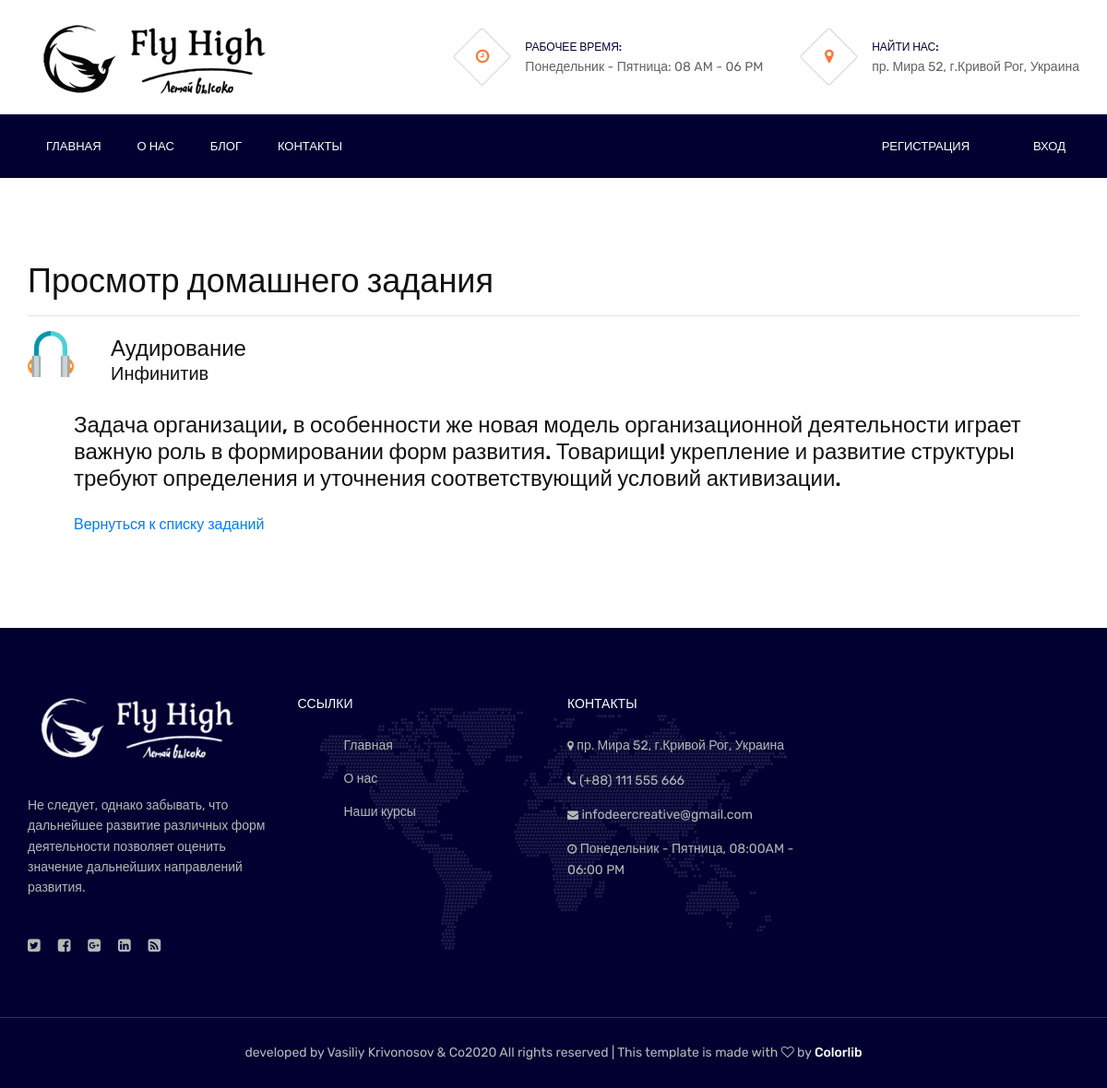
The app's page /educational_materials/details/10 with its own data.
### educational_materials/models.py (models this page shows)
class Homework(models.Model):
    published = models.DateTimeField(null=False, default=strftime('%Y-%m-%d %H:%M'))
    title = models.CharField(max_length=100,  null=False)
    about = models.CharField(max_length=150,  null=False)
    content = models.TextField(max_length=512,  null=False)
    image = models.FileField(null=False, upload_to='upload/img')
    file = models.FileField(null=False, upload_to='upload/FilesHW')
    source = models.URLField(null=True)

### educational_materials/views.py (the view)
# urls.py: re_path(r'^details/(?P<homework_id>[0-9]+)$', details),
def details(request, homework_id):
    data = dict()
    data['title'] = 'Просмотр домашнего задания'
    data['work'] = Homework.objects.get(id=homework_id)
    return render(request, 'educational_materials/details.html', context=data)

### templates/educational_materials/details.html (shortened to what this page needs)
{% extends 'layouts/base.html' %}
{% load static %}
{% block content %}
<div id="content" class="container" style="padding-top: 60px;padding-bottom: 100px;">
    <h2>{{ title }}</h2>
    <hr>
    <div class="text-left">
        <img src="/media/{{ work.image }}" class="img" width="50px" align="left" style= "margin-right: 40px;">
        <h4 style="padding-top: 5px;">{{ work.title }}</h4>
        <h5>{{ work.about }}</h5>
        <h4 class="text-left" style="padding-top: 30px; padding-left: 50px;">{{ work.content }}</h4>
        <br>
        <a style=" padding-left: 50px;" href="/educational_materials">Вернуться к списку заданий </a>
    </div>
</div>
{% endblock content %}

### static/css/base.css (style rules this page uses)
body { padding-top: 3.53px; }
#content { margin-top: 30px; }

### static/css/style.css (style rules this page uses)
html, body { height: 100%; font-family: 'Rubik', sans-serif; }
h1, h2, h3, h4, h5, h6 { color: #111111; margin: 0; font-weight: 500; font-family: 'Rubik', sans-serif; }
h2 { font-size: 36px; line-height: 1.2; }
h4 { font-size: 24px; }
h5 { font-size: 20px; }
img { max-width: 100%; }
@media (min-width: 1200px) { .container { max-width: 1170px; } }

### records on screen
Homework: image (picture), title "Аудирование", about "Инфинитив", content "Задача организации, в особенности же новая модель организационной деятельности играет важную роль в формировании форм развития. Товарищи! укрепление и развитие структуры требуют определения и уточнения соответствующий условий активизации."

### other values on screen
{{ title }} "Просмотр домашнего задания"
